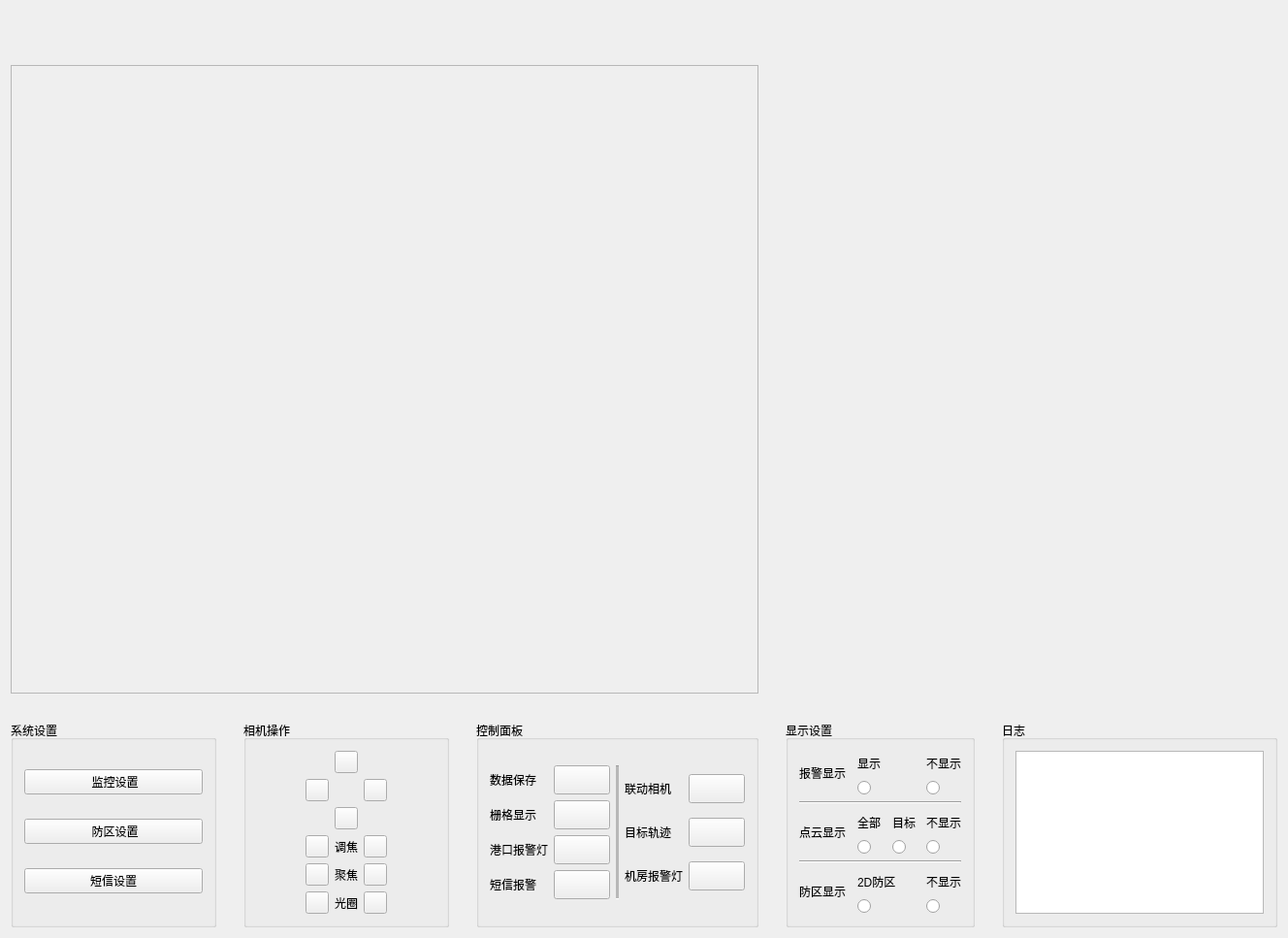
<?xml version="1.0" encoding="UTF-8"?>
<ui version="4.0">
 <class>MainWindow</class>
 <widget class="QMainWindow" name="MainWindow">
  <property name="geometry">
   <rect>
    <x>0</x>
    <y>0</y>
    <width>1328</width>
    <height>967</height>
   </rect>
  </property>
  <property name="maximumSize">
   <size>
    <width>16777215</width>
    <height>16777215</height>
   </size>
  </property>
  <property name="windowTitle">
   <string>MainWindow</string>
  </property>
  <property name="layoutDirection">
   <enum>Qt::LeftToRight</enum>
  </property>
  <property name="styleSheet">
   <string notr="true"/>
  </property>
  <widget class="QWidget" name="centralWidget">
   <property name="styleSheet">
    <string notr="true"/>
   </property>
   <layout class="QGridLayout" name="gridLayout_14">
    <property name="leftMargin">
     <number>0</number>
    </property>
    <property name="topMargin">
     <number>0</number>
    </property>
    <property name="rightMargin">
     <number>0</number>
    </property>
    <property name="bottomMargin">
     <number>0</number>
    </property>
    <property name="spacing">
     <number>0</number>
    </property>
    <item row="0" column="0">
     <layout class="QVBoxLayout" name="verticalLayout_6" stretch="0,10,1">
      <item>
       <widget class="MainTitleBar" name="widgetTitle" native="true">
        <property name="minimumSize">
         <size>
          <width>0</width>
          <height>50</height>
         </size>
        </property>
        <property name="maximumSize">
         <size>
          <width>16777215</width>
          <height>50</height>
         </size>
        </property>
       </widget>
      </item>
      <item>
       <layout class="QHBoxLayout" name="horizontalLayout_11" stretch="3,2">
        <item>
         <widget class="ImageWidget" name="widget_2" native="true">
          <layout class="QGridLayout" name="gridLayout_9">
           <item row="0" column="0">
            <widget class="QFrame" name="frame">
             <property name="layoutDirection">
              <enum>Qt::LeftToRight</enum>
             </property>
             <property name="frameShape">
              <enum>QFrame::StyledPanel</enum>
             </property>
             <property name="frameShadow">
              <enum>QFrame::Raised</enum>
             </property>
            </widget>
           </item>
          </layout>
         </widget>
        </item>
        <item>
         <widget class="ImageWidget" name="video_widget" native="true">
          <property name="maximumSize">
           <size>
            <width>16777215</width>
            <height>16777215</height>
           </size>
          </property>
          <layout class="QGridLayout" name="gridLayout_7">
           <item row="0" column="0">
            <widget class="QVTKWidget" name="qvtkWidget"/>
           </item>
          </layout>
         </widget>
        </item>
       </layout>
      </item>
      <item>
       <layout class="QHBoxLayout" name="horizontalLayout_14" stretch="3,2">
        <item>
         <layout class="QHBoxLayout" name="horizontalLayout_10" stretch="1,1,1">
          <item>
           <widget class="ImageWidget" name="AreaConfigwidget" native="true">
            <property name="styleSheet">
             <string notr="true"/>
            </property>
            <layout class="QGridLayout" name="gridLayout_6">
             <item row="2" column="0">
              <widget class="QGroupBox" name="groupBox_2">
               <property name="styleSheet">
                <string notr="true"/>
               </property>
               <property name="title">
                <string>系统设置</string>
               </property>
               <layout class="QVBoxLayout" name="verticalLayout_3">
                <item>
                 <widget class="QPushButton" name="pushButton_addlidar">
                  <property name="styleSheet">
                   <string notr="true">QPushButton:hover{
border:0px;

	background-color: qradialgradient(spread:pad, cx:0.5, cy:0.5, radius:0.5, fx:0.5, fy:0.5, stop:0 rgba(), stop:1 rgba(157, 159, 162, 90));
/*background-color: rgba(157, 159, 162, 169);*/
}</string>
                  </property>
                  <property name="text">
                   <string> 监控设置</string>
                  </property>
                 </widget>
                </item>
                <item>
                 <widget class="QPushButton" name="pushButton">
                  <property name="styleSheet">
                   <string notr="true">QPushButton:hover{
border:0px;

	background-color: qradialgradient(spread:pad, cx:0.5, cy:0.5, radius:0.5, fx:0.5, fy:0.5, stop:0 rgba(), stop:1 rgba(157, 159, 162, 90));
	/*background-color: rgba(1, 64, 153, 169);*/
}</string>
                  </property>
                  <property name="text">
                   <string> 防区设置</string>
                  </property>
                 </widget>
                </item>
                <item>
                 <widget class="QPushButton" name="pushButton_sms">
                  <property name="styleSheet">
                   <string notr="true">QPushButton:hover{
border:0px;

	background-color: qradialgradient(spread:pad, cx:0.5, cy:0.5, radius:0.5, fx:0.5, fy:0.5, stop:0 rgba(), stop:1 rgba(157, 159, 162, 90));
	/*background-color: rgba(1, 64, 153, 169);*/
}</string>
                  </property>
                  <property name="text">
                   <string>短信设置</string>
                  </property>
                 </widget>
                </item>
               </layout>
              </widget>
             </item>
            </layout>
           </widget>
          </item>
          <item>
           <widget class="ImageWidget" name="widget_5" native="true">
            <layout class="QGridLayout" name="gridLayout_12">
             <item row="0" column="0">
              <widget class="QGroupBox" name="groupBox_3">
               <property name="styleSheet">
                <string notr="true"/>
               </property>
               <property name="title">
                <string>相机操作</string>
               </property>
               <layout class="QGridLayout" name="gridLayout_11">
                <item row="0" column="0">
                 <layout class="QGridLayout" name="gridLayout">
                  <item row="4" column="0">
                   <widget class="QToolButton" name="toolButton_3">
                    <property name="styleSheet">
                     <string notr="true">QToolButton{
	border-image: url(:/images/reduce.png);
}
QToolButton:pressed{
	border-image: url(:/images/reduce_press.png);
}</string>
                    </property>
                    <property name="text">
                     <string/>
                    </property>
                   </widget>
                  </item>
                  <item row="1" column="0">
                   <widget class="QToolButton" name="toolButton_left">
                    <property name="styleSheet">
                     <string notr="true">background-image: url(:/images/add_left.png);</string>
                    </property>
                    <property name="text">
                     <string/>
                    </property>
                   </widget>
                  </item>
                  <item row="3" column="0">
                   <widget class="QToolButton" name="toolButton">
                    <property name="styleSheet">
                     <string notr="true">QToolButton{
	border-image: url(:/images/reduce.png);
}
QToolButton:pressed{
	border-image: url(:/images/reduce_press.png);
}</string>
                    </property>
                    <property name="text">
                     <string/>
                    </property>
                   </widget>
                  </item>
                  <item row="3" column="2">
                   <widget class="QToolButton" name="toolButton_2">
                    <property name="styleSheet">
                     <string notr="true">QToolButton{
	border-image: url(:/images/add.png);
}
QToolButton:pressed{
	border-image: url(:/images/add_press.png);
}</string>
                    </property>
                    <property name="text">
                     <string/>
                    </property>
                   </widget>
                  </item>
                  <item row="2" column="1">
                   <widget class="QToolButton" name="toolButton_down">
                    <property name="styleSheet">
                     <string notr="true">background-image: url(:/images/add_bottom.png);</string>
                    </property>
                    <property name="text">
                     <string/>
                    </property>
                   </widget>
                  </item>
                  <item row="1" column="2">
                   <widget class="QToolButton" name="toolButton_right">
                    <property name="styleSheet">
                     <string notr="true">background-image: url(:/images/add_right.png);</string>
                    </property>
                    <property name="text">
                     <string/>
                    </property>
                   </widget>
                  </item>
                  <item row="4" column="2">
                   <widget class="QToolButton" name="toolButton_4">
                    <property name="styleSheet">
                     <string notr="true">QToolButton{
	border-image: url(:/images/add.png);
}
QToolButton:pressed{
	border-image: url(:/images/add_press.png);
}</string>
                    </property>
                    <property name="text">
                     <string/>
                    </property>
                   </widget>
                  </item>
                  <item row="0" column="1">
                   <widget class="QToolButton" name="toolButton_up">
                    <property name="styleSheet">
                     <string notr="true">background-image: url(:/images/add_top.png);</string>
                    </property>
                    <property name="text">
                     <string/>
                    </property>
                   </widget>
                  </item>
                  <item row="5" column="0">
                   <widget class="QToolButton" name="toolButton_5">
                    <property name="styleSheet">
                     <string notr="true">QToolButton{
	border-image: url(:/images/reduce.png);
}
QToolButton:pressed{
	border-image: url(:/images/reduce_press.png);
}</string>
                    </property>
                    <property name="text">
                     <string/>
                    </property>
                   </widget>
                  </item>
                  <item row="5" column="2">
                   <widget class="QToolButton" name="toolButton_6">
                    <property name="styleSheet">
                     <string notr="true">QToolButton{
	border-image: url(:/images/add.png);
}
QToolButton:pressed{
	border-image: url(:/images/add_press.png);
}</string>
                    </property>
                    <property name="text">
                     <string/>
                    </property>
                   </widget>
                  </item>
                  <item row="3" column="1">
                   <widget class="QLabel" name="label">
                    <property name="text">
                     <string>调焦</string>
                    </property>
                   </widget>
                  </item>
                  <item row="4" column="1">
                   <widget class="QLabel" name="label_2">
                    <property name="text">
                     <string>聚焦</string>
                    </property>
                   </widget>
                  </item>
                  <item row="5" column="1">
                   <widget class="QLabel" name="label_3">
                    <property name="text">
                     <string>光圈</string>
                    </property>
                   </widget>
                  </item>
                 </layout>
                </item>
               </layout>
              </widget>
             </item>
            </layout>
           </widget>
          </item>
          <item>
           <widget class="ImageWidget" name="widget_4" native="true">
            <layout class="QGridLayout" name="gridLayout_8">
             <item row="0" column="1">
              <widget class="QGroupBox" name="groupBox_4">
               <property name="title">
                <string>控制面板</string>
               </property>
               <layout class="QGridLayout" name="gridLayout_13">
                <item row="0" column="0">
                 <layout class="QHBoxLayout" name="horizontalLayout_3">
                  <item>
                   <layout class="QVBoxLayout" name="verticalLayout_4">
                    <item>
                     <layout class="QHBoxLayout" name="horizontalLayout_6">
                      <item>
                       <widget class="QLabel" name="label_14">
                        <property name="text">
                         <string>数据保存</string>
                        </property>
                       </widget>
                      </item>
                      <item>
                       <widget class="QToolButton" name="toolButton_savedata">
                        <property name="minimumSize">
                         <size>
                          <width>58</width>
                          <height>30</height>
                         </size>
                        </property>
                        <property name="styleSheet">
                         <string notr="true">border-image: url(:/images/ON.png);</string>
                        </property>
                        <property name="text">
                         <string/>
                        </property>
                       </widget>
                      </item>
                     </layout>
                    </item>
                    <item>
                     <layout class="QHBoxLayout" name="horizontalLayout_7">
                      <item>
                       <widget class="QLabel" name="label_20">
                        <property name="text">
                         <string>栅格显示</string>
                        </property>
                       </widget>
                      </item>
                      <item>
                       <widget class="QToolButton" name="toolButton_actionOpengrid">
                        <property name="minimumSize">
                         <size>
                          <width>58</width>
                          <height>30</height>
                         </size>
                        </property>
                        <property name="styleSheet">
                         <string notr="true">border-image: url(:/images/ON.png);</string>
                        </property>
                        <property name="text">
                         <string/>
                        </property>
                       </widget>
                      </item>
                     </layout>
                    </item>
                    <item>
                     <layout class="QHBoxLayout" name="horizontalLayout_5">
                      <item>
                       <widget class="QLabel" name="label_13">
                        <property name="text">
                         <string>港口报警灯</string>
                        </property>
                       </widget>
                      </item>
                      <item>
                       <widget class="QToolButton" name="toolButton_Portlight">
                        <property name="minimumSize">
                         <size>
                          <width>58</width>
                          <height>30</height>
                         </size>
                        </property>
                        <property name="styleSheet">
                         <string notr="true">border-image: url(:/images/ON.png);</string>
                        </property>
                        <property name="text">
                         <string/>
                        </property>
                       </widget>
                      </item>
                     </layout>
                    </item>
                    <item>
                     <layout class="QHBoxLayout" name="horizontalLayout_15">
                      <item>
                       <widget class="QLabel" name="label_22">
                        <property name="text">
                         <string>短信报警</string>
                        </property>
                       </widget>
                      </item>
                      <item>
                       <widget class="QToolButton" name="toolButton_sms">
                        <property name="minimumSize">
                         <size>
                          <width>58</width>
                          <height>30</height>
                         </size>
                        </property>
                        <property name="styleSheet">
                         <string notr="true">border-image: url(:/images/ON.png);</string>
                        </property>
                        <property name="text">
                         <string/>
                        </property>
                       </widget>
                      </item>
                     </layout>
                    </item>
                   </layout>
                  </item>
                  <item>
                   <widget class="Line" name="line_3">
                    <property name="lineWidth">
                     <number>1</number>
                    </property>
                    <property name="midLineWidth">
                     <number>10</number>
                    </property>
                    <property name="orientation">
                     <enum>Qt::Vertical</enum>
                    </property>
                   </widget>
                  </item>
                  <item>
                   <layout class="QVBoxLayout" name="verticalLayout_5">
                    <item>
                     <layout class="QHBoxLayout" name="horizontalLayout_2">
                      <item>
                       <widget class="QLabel" name="label_4">
                        <property name="text">
                         <string>联动相机</string>
                        </property>
                       </widget>
                      </item>
                      <item>
                       <widget class="QToolButton" name="toolButton_7">
                        <property name="minimumSize">
                         <size>
                          <width>58</width>
                          <height>30</height>
                         </size>
                        </property>
                        <property name="styleSheet">
                         <string notr="true">border-image: url(:/images/ON.png);</string>
                        </property>
                        <property name="text">
                         <string/>
                        </property>
                       </widget>
                      </item>
                     </layout>
                    </item>
                    <item>
                     <layout class="QHBoxLayout" name="horizontalLayout_8">
                      <item>
                       <widget class="QLabel" name="label_21">
                        <property name="text">
                         <string>目标轨迹</string>
                        </property>
                       </widget>
                      </item>
                      <item>
                       <widget class="QToolButton" name="toolButton_actionTrick">
                        <property name="minimumSize">
                         <size>
                          <width>58</width>
                          <height>30</height>
                         </size>
                        </property>
                        <property name="styleSheet">
                         <string notr="true">border-image: url(:/images/ON.png);</string>
                        </property>
                        <property name="text">
                         <string/>
                        </property>
                       </widget>
                      </item>
                     </layout>
                    </item>
                    <item>
                     <layout class="QHBoxLayout" name="horizontalLayout_4">
                      <item>
                       <widget class="QLabel" name="label_5">
                        <property name="text">
                         <string>机房报警灯</string>
                        </property>
                       </widget>
                      </item>
                      <item>
                       <widget class="QToolButton" name="toolButton_indoorlight">
                        <property name="minimumSize">
                         <size>
                          <width>58</width>
                          <height>30</height>
                         </size>
                        </property>
                        <property name="styleSheet">
                         <string notr="true">border-image: url(:/images/ON.png);</string>
                        </property>
                        <property name="text">
                         <string/>
                        </property>
                       </widget>
                      </item>
                     </layout>
                    </item>
                   </layout>
                  </item>
                 </layout>
                </item>
               </layout>
              </widget>
             </item>
            </layout>
           </widget>
          </item>
         </layout>
        </item>
        <item>
         <layout class="QHBoxLayout" name="horizontalLayout_13">
          <item>
           <widget class="ImageWidget" name="widget_3" native="true">
            <layout class="QGridLayout" name="gridLayout_10">
             <item row="0" column="0">
              <widget class="QGroupBox" name="groupBox">
               <property name="maximumSize">
                <size>
                 <width>16777215</width>
                 <height>16777215</height>
                </size>
               </property>
               <property name="styleSheet">
                <string notr="true"/>
               </property>
               <property name="title">
                <string>显示设置</string>
               </property>
               <layout class="QVBoxLayout" name="verticalLayout_2">
                <item>
                 <layout class="QVBoxLayout" name="verticalLayout">
                  <item>
                   <layout class="QHBoxLayout" name="horizontalLayout" stretch="1,2">
                    <item>
                     <widget class="QLabel" name="label_16">
                      <property name="text">
                       <string>报警显示</string>
                      </property>
                     </widget>
                    </item>
                    <item>
                     <layout class="QGridLayout" name="gridLayout_4">
                      <item row="1" column="2">
                       <widget class="QRadioButton" name="radioButton_Cluster_none">
                        <property name="text">
                         <string/>
                        </property>
                       </widget>
                      </item>
                      <item row="1" column="0">
                       <widget class="QRadioButton" name="radioButton_Cluster">
                        <property name="text">
                         <string/>
                        </property>
                       </widget>
                      </item>
                      <item row="0" column="0">
                       <widget class="QLabel" name="label_17">
                        <property name="styleSheet">
                         <string notr="true"/>
                        </property>
                        <property name="text">
                         <string>显示</string>
                        </property>
                       </widget>
                      </item>
                      <item row="0" column="2">
                       <widget class="QLabel" name="label_18">
                        <property name="styleSheet">
                         <string notr="true"/>
                        </property>
                        <property name="text">
                         <string>不显示</string>
                        </property>
                       </widget>
                      </item>
                      <item row="0" column="1">
                       <widget class="QLabel" name="label_19">
                        <property name="text">
                         <string/>
                        </property>
                       </widget>
                      </item>
                     </layout>
                    </item>
                   </layout>
                  </item>
                  <item>
                   <widget class="Line" name="line">
                    <property name="orientation">
                     <enum>Qt::Horizontal</enum>
                    </property>
                   </widget>
                  </item>
                  <item>
                   <layout class="QHBoxLayout" name="horizontalLayout_9" stretch="1,2">
                    <item>
                     <widget class="QLabel" name="label_9">
                      <property name="text">
                       <string>点云显示</string>
                      </property>
                     </widget>
                    </item>
                    <item>
                     <layout class="QGridLayout" name="gridLayout_3">
                      <item row="1" column="2">
                       <widget class="QRadioButton" name="radioButton_cloud_none">
                        <property name="sizePolicy">
                         <sizepolicy hsizetype="Preferred" vsizetype="Preferred">
                          <horstretch>0</horstretch>
                          <verstretch>0</verstretch>
                         </sizepolicy>
                        </property>
                        <property name="toolTipDuration">
                         <number>-1</number>
                        </property>
                        <property name="layoutDirection">
                         <enum>Qt::LeftToRight</enum>
                        </property>
                        <property name="text">
                         <string/>
                        </property>
                       </widget>
                      </item>
                      <item row="1" column="0">
                       <widget class="QRadioButton" name="radioButton_Cloud_all">
                        <property name="sizePolicy">
                         <sizepolicy hsizetype="Preferred" vsizetype="Preferred">
                          <horstretch>0</horstretch>
                          <verstretch>0</verstretch>
                         </sizepolicy>
                        </property>
                        <property name="layoutDirection">
                         <enum>Qt::LeftToRight</enum>
                        </property>
                        <property name="text">
                         <string/>
                        </property>
                       </widget>
                      </item>
                      <item row="0" column="2">
                       <widget class="QLabel" name="label_12">
                        <property name="styleSheet">
                         <string notr="true"/>
                        </property>
                        <property name="text">
                         <string>不显示</string>
                        </property>
                       </widget>
                      </item>
                      <item row="1" column="1">
                       <widget class="QRadioButton" name="radioButton_cloud_ob">
                        <property name="text">
                         <string/>
                        </property>
                       </widget>
                      </item>
                      <item row="0" column="1">
                       <widget class="QLabel" name="label_11">
                        <property name="styleSheet">
                         <string notr="true"/>
                        </property>
                        <property name="text">
                         <string>目标</string>
                        </property>
                       </widget>
                      </item>
                      <item row="0" column="0">
                       <widget class="QLabel" name="label_10">
                        <property name="styleSheet">
                         <string notr="true"/>
                        </property>
                        <property name="text">
                         <string>全部</string>
                        </property>
                       </widget>
                      </item>
                     </layout>
                    </item>
                   </layout>
                  </item>
                  <item>
                   <widget class="Line" name="line_2">
                    <property name="orientation">
                     <enum>Qt::Horizontal</enum>
                    </property>
                   </widget>
                  </item>
                  <item>
                   <layout class="QHBoxLayout" name="horizontalLayout_12" stretch="1,2">
                    <item>
                     <widget class="QLabel" name="label_8">
                      <property name="text">
                       <string>防区显示</string>
                      </property>
                     </widget>
                    </item>
                    <item>
                     <layout class="QGridLayout" name="gridLayout_2">
                      <item row="1" column="2">
                       <widget class="QRadioButton" name="radioButton_Area_none">
                        <property name="text">
                         <string/>
                        </property>
                       </widget>
                      </item>
                      <item row="1" column="0">
                       <widget class="QRadioButton" name="radioButton_Area_2d">
                        <property name="text">
                         <string/>
                        </property>
                       </widget>
                      </item>
                      <item row="0" column="0">
                       <widget class="QLabel" name="label_6">
                        <property name="styleSheet">
                         <string notr="true"/>
                        </property>
                        <property name="text">
                         <string>2D防区</string>
                        </property>
                       </widget>
                      </item>
                      <item row="0" column="2">
                       <widget class="QLabel" name="label_7">
                        <property name="styleSheet">
                         <string notr="true"/>
                        </property>
                        <property name="text">
                         <string>不显示</string>
                        </property>
                       </widget>
                      </item>
                      <item row="0" column="1">
                       <widget class="QLabel" name="label_15">
                        <property name="text">
                         <string/>
                        </property>
                       </widget>
                      </item>
                     </layout>
                    </item>
                   </layout>
                  </item>
                 </layout>
                </item>
               </layout>
              </widget>
             </item>
            </layout>
           </widget>
          </item>
          <item>
           <widget class="ImageWidget" name="widget" native="true">
            <layout class="QGridLayout" name="gridLayout_5">
             <item row="0" column="0">
              <widget class="QGroupBox" name="groupBox_5">
               <property name="title">
                <string>日志</string>
               </property>
               <layout class="QGridLayout" name="gridLayout_15">
                <item row="0" column="0">
                 <widget class="QTextEdit" name="textEdit"/>
                </item>
               </layout>
              </widget>
             </item>
            </layout>
           </widget>
          </item>
         </layout>
        </item>
       </layout>
      </item>
     </layout>
    </item>
   </layout>
  </widget>
 </widget>
 <layoutdefault spacing="6" margin="11"/>
 <customwidgets>
  <customwidget>
   <class>QVTKWidget</class>
   <extends>QWidget</extends>
   <header>QVTKWidget.h</header>
  </customwidget>
  <customwidget>
   <class>ImageWidget</class>
   <extends>QWidget</extends>
   <header location="global">imagewidget/imageWidget.h</header>
   <container>1</container>
  </customwidget>
  <customwidget>
   <class>MainTitleBar</class>
   <extends>QWidget</extends>
   <header location="global">titlebar/maintitlebar.h</header>
   <container>1</container>
  </customwidget>
 </customwidgets>
 <resources/>
 <connections/>
</ui>
